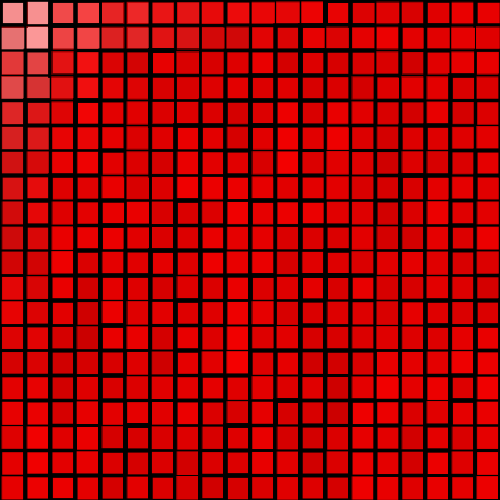
Frame 1 (no input)
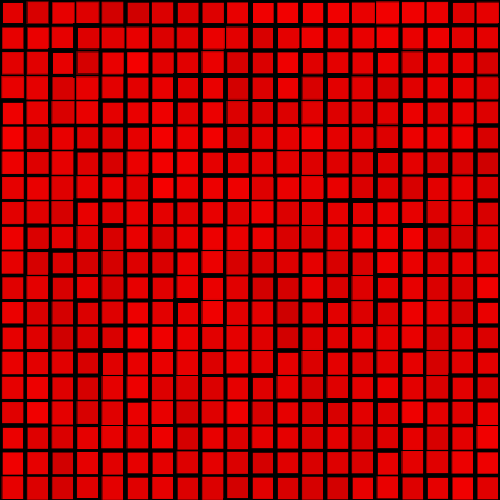
Frame 60 (the mouse pressed at the canvas centre just before this capture)
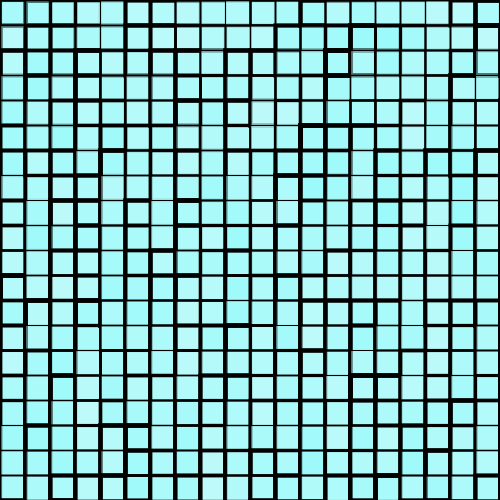
Frame 120 (the mouse held since frame 60 and released just before this capture)

The Processing sketch that drew these frames (run headless with seeded random() and noise(); from frame 60 on, the mouse is pressed at the canvas centre):

// Processing sketch: NMarshall22519p1
// ── NMarshall22519p1.pde
//Naomi Marshall
//I wanted to make it look like blocks moving in and out
//It looks a bit off but it's alright



void setup() {
  size(500, 500);
  background(255);
}

void draw(){
for (int x = 0; x <= 500; x += 25) { 
    for (int y = 0; y<=500; y += 25) {



int len = 25;     // Keeps weird cross from forming

{ 
  //fill(mouseY, mouseX, random(255));
  if (mousePressed){
    fill(random(150,200),mouseX,mouseY,120);
  }else{             
    fill(random(200,250),mouseX,mouseY,random(100,150));
  } 
  
  strokeWeight(random(1,5));
  rect(x, y, x + len, y + len);
  
   } 
}
}
}
